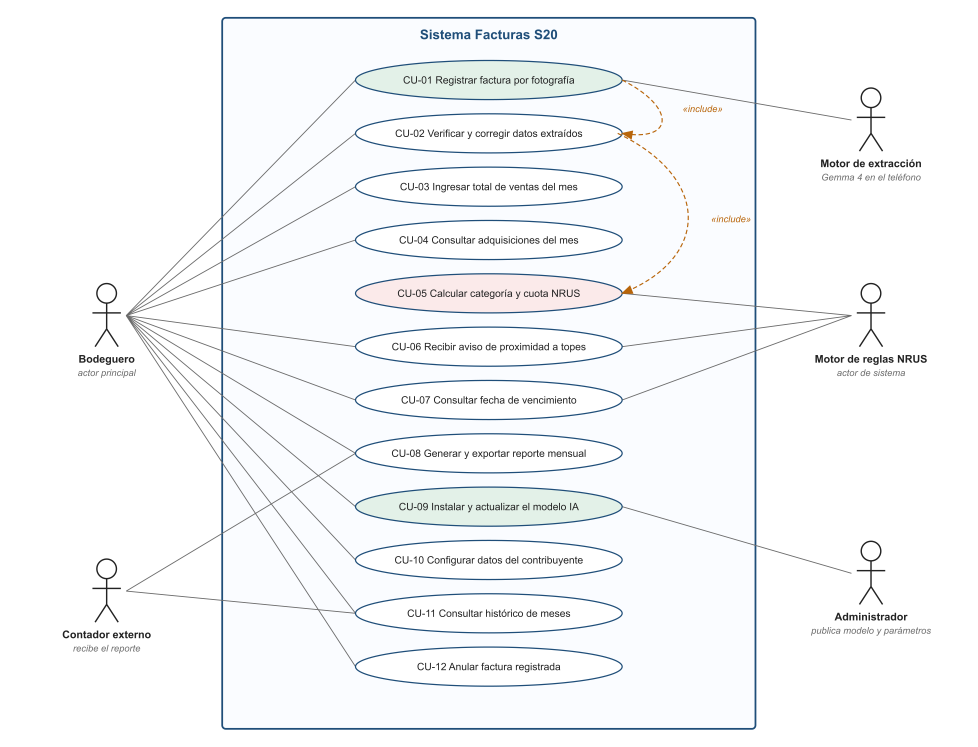
#> input picture documentos_teoricos/entregable2/entregable2_archivos/e1_casos_uso.png, 2933 x 2240 px (shown at 1/3 size)
$ python ajustar_figuras_e1.py
#> lines starting #> are read from the running program, lines starting #| are printed output that depends on the picture
"""Ajusta dos figuras del entregable 1 (que no tienen fuente editable) al diseño sin servidor del APF2.

- e1_casos_uso.png -> casos_uso.png: quita el actor «Administrador» y su asociación con CU-09.
- e1_wbs.png -> wbs.png: el paquete 5.7 «Servicio de respaldo Spring Boot» pasa a «Exportación de datos para PC».

Los originales no se modifican. Uso: python ajustar_figuras_e1.py
"""
import os

from PIL import Image, ImageDraw, ImageFont

AQUI = os.path.dirname(os.path.abspath(__file__))
CARPETA = os.path.dirname(AQUI)
FUENTE = r"C:\Windows\Fonts\arial.ttf"


def casos_uso():
    im = Image.open(os.path.join(CARPETA, "e1_casos_uso.png")).convert("RGB")
    d = ImageDraw.Draw(im)
    fondo_sistema, blanco = im.getpixel((2100, 300)), (255, 255, 255)
#> fondo_sistema = (250, 252, 255); blanco = (255, 255, 255)
    # asociación CU-09 -> Administrador: y = 1529 + 0,29 (x - 1900); el borde del sistema está en x = 2264..2268
    def y(x):
        return 1529.5 + 0.29 * (x - 1900)
    d.line([(1868, y(1868)), (2260, y(2260))], fill=fondo_sistema, width=7)
    d.line([(2273, y(2273)), (2560, y(2560))], fill=blanco, width=7)
    borde = im.getpixel((2266, 1450))
#> borde = (31, 78, 121)
    d.rectangle([2258, 1626, 2263, 1646], fill=fondo_sistema)
    d.rectangle([2264, 1626, 2268, 1646], fill=borde)
    d.rectangle([2269, 1626, 2276, 1646], fill=blanco)
    # actor y sus rótulos
    d.rectangle([2330, 1600, 2860, 1935], fill=blanco)
    im.save(os.path.join(CARPETA, "casos_uso.png"))
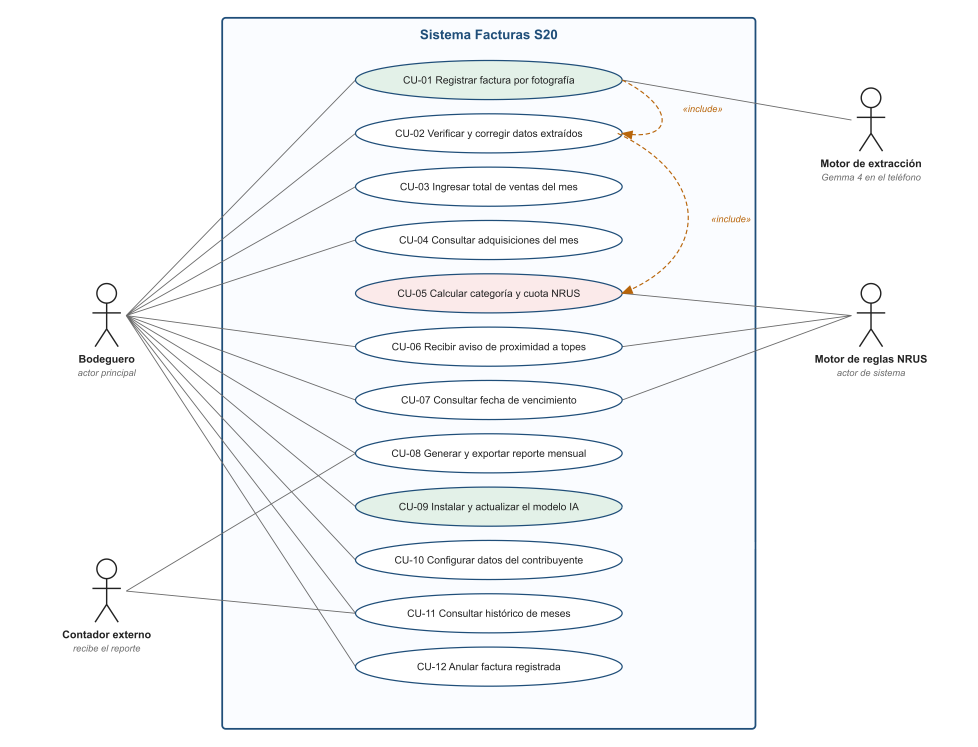
#> saved as casos_uso.png: PIL image 2933x2240 RGB (shown at 1/3 size); mean R, G, B 245.5, 247.2, 248.8
    print("  ok casos_uso", im.size)
#|   ok casos_uso (2933, 2240)


def wbs():
    im = Image.open(os.path.join(CARPETA, "e1_wbs.png")).convert("RGB")
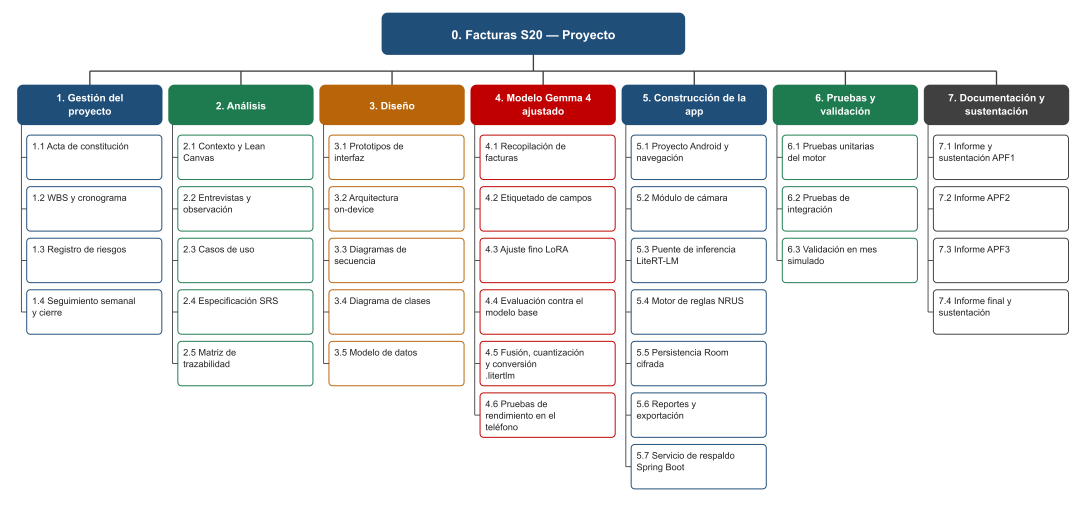
#> input picture documentos_teoricos/entregable2/entregable2_archivos/e1_wbs.png, 3227 x 1536 px (shown at 1/3 size)
#> im: PIL image 3227x1536 RGB
    d = ImageDraw.Draw(im)
    color = im.getpixel((1914, 1368))
#> color = (255, 255, 255)
    d.rectangle([1897, 1337, 2294, 1462], fill=(255, 255, 255))
    f = ImageFont.truetype(FUENTE, 26)
    d.text((1911, 1375), "5.7 Exportación de", font=f, fill=(34, 34, 34) if sum(color) > 600 else color, anchor="ls")
    d.text((1911, 1410), "datos para PC", font=f, fill=(34, 34, 34) if sum(color) > 600 else color, anchor="ls")
    im.save(os.path.join(CARPETA, "wbs.png"))
    print("  ok wbs", im.size)
#|   ok wbs (3227, 1536)


def generar():
    casos_uso()
    wbs()


if __name__ == "__main__":
    generar()
